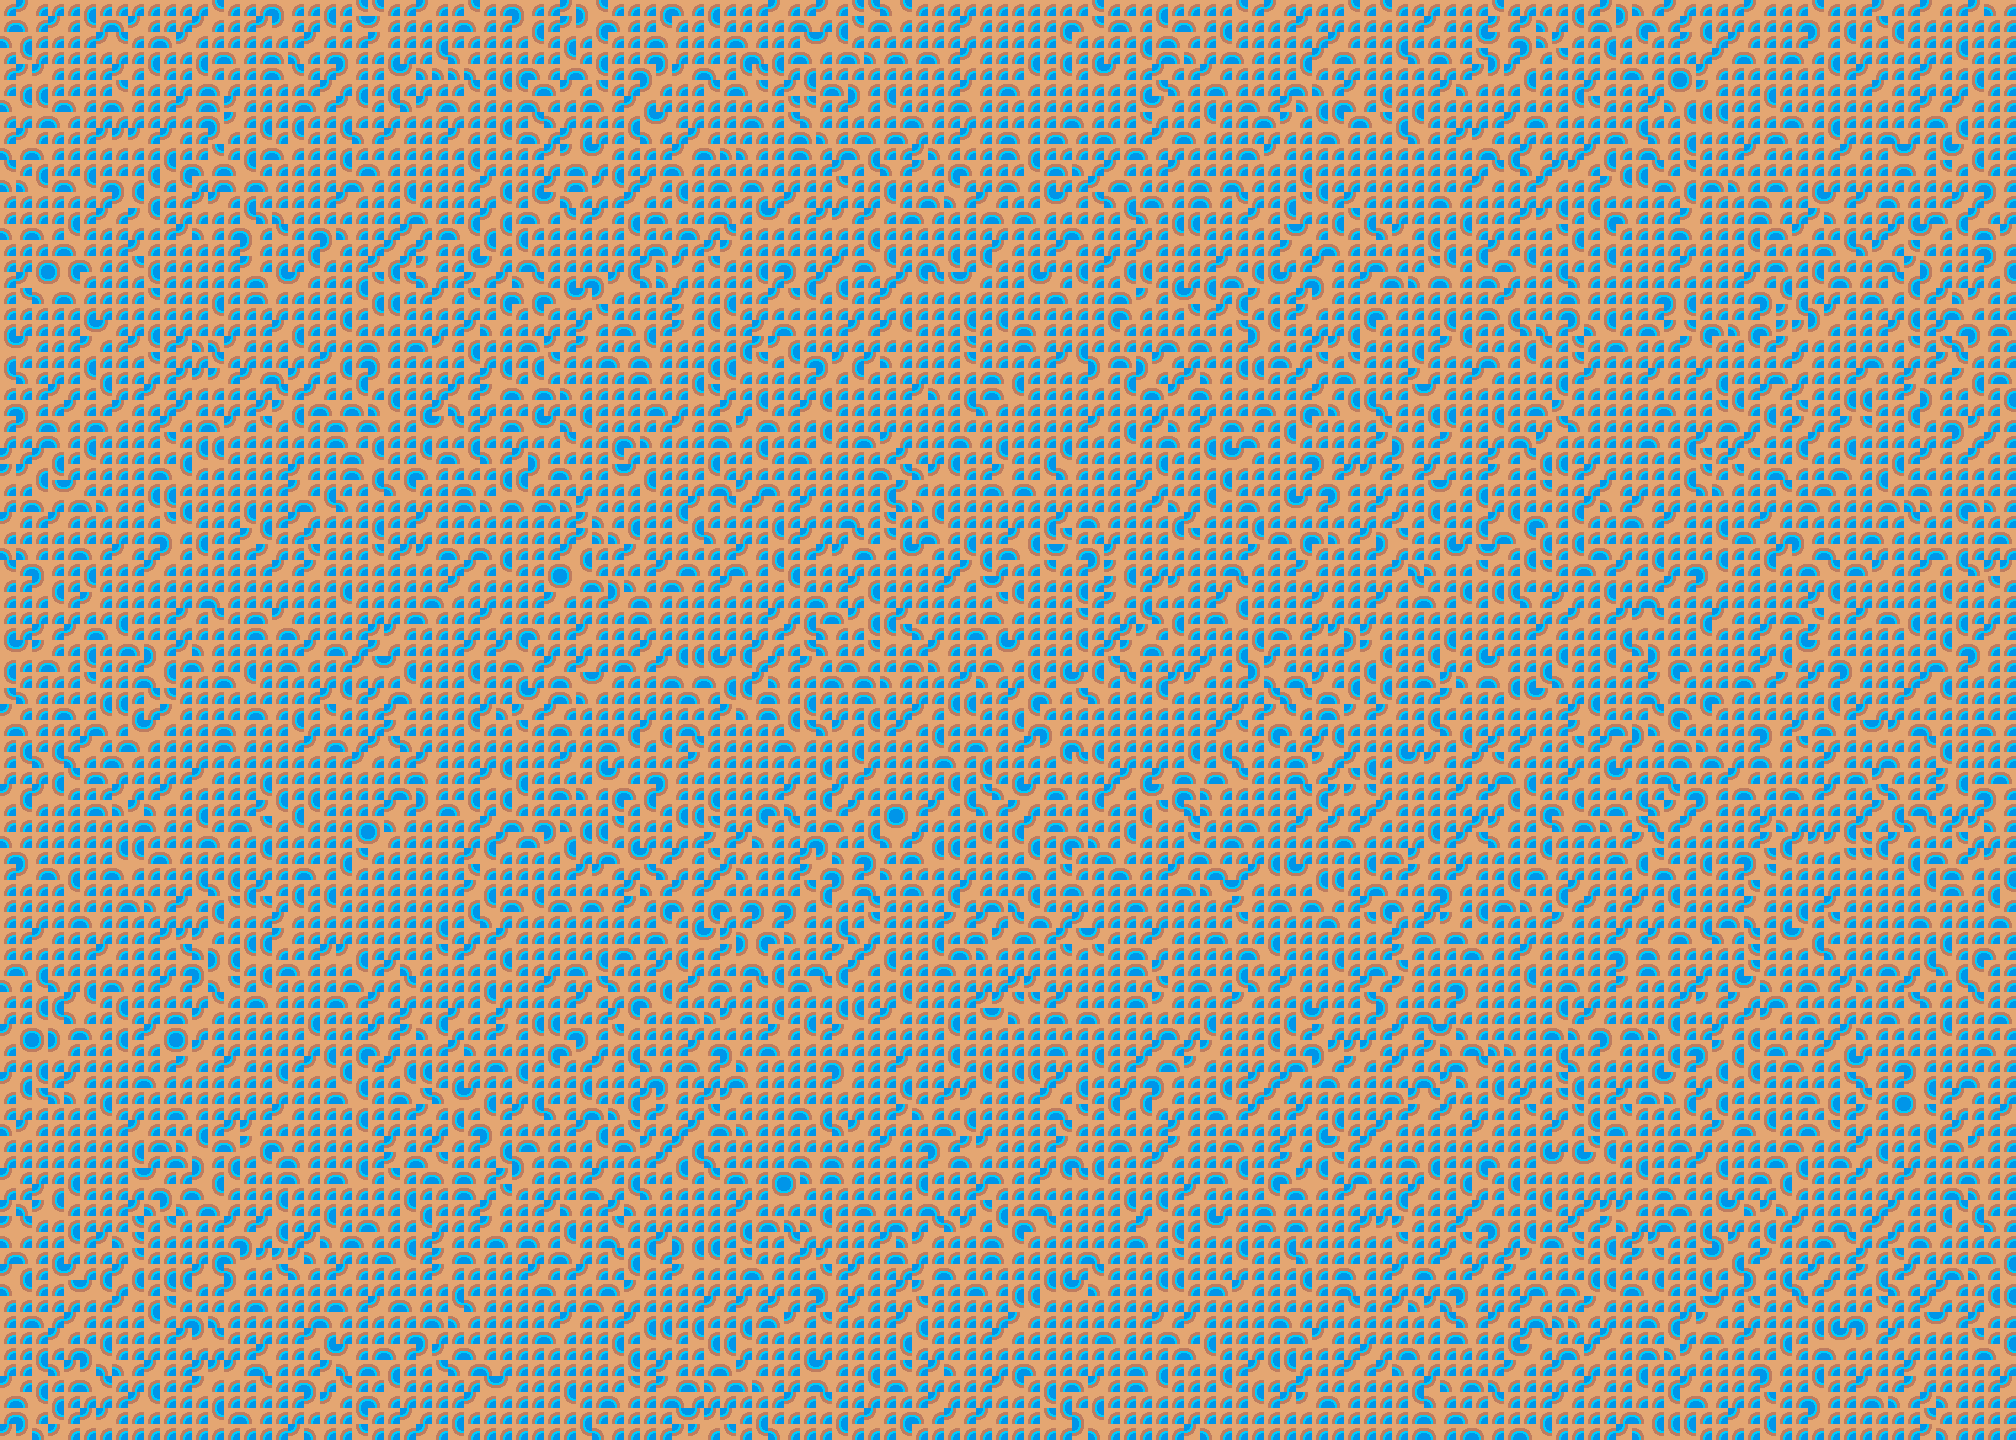

This game map was drawn from its Tiled (.tmx) file and the tilesets committed beside it. A one-line description and the trimmed map source follow:
An orthogonal 126x90 tile map with 16x16 px tiles, 5 tile layers (01_Ground, 02_Detail, 03_Structures, 04_Props, ...), 2 tilesets and 21 objects (4x enemy, 2x player, south_rail, gear_works, rift_gate, ...).

<map version="1.10" tiledversion="1.12.1" orientation="orthogonal" renderorder="right-down" width="126" height="90" tilewidth="16" tileheight="16" infinite="0" nextlayerid="12" nextobjectid="31">
 <properties>
  <property name="groundStyle" value="cave" />
 </properties>
 <tileset firstgid="1" source="tileset.tsx" />
 <tileset firstgid="91" source="objects.tsx" />
 <layer id="7" name="01_Ground" width="126" height="90">
  <data>[11340 cells, 11340 non-empty, 4 distinct tile ids]</data>
 </layer>
 <layer id="8" name="02_Detail" width="126" height="90"><data>[11340 cells, 0 non-empty, 0 distinct tile ids]</data></layer><layer id="9" name="03_Structures" width="126" height="90"><data>[11340 cells, 0 non-empty, 0 distinct tile ids]</data></layer><layer id="10" name="04_Props" width="126" height="90"><data>[11340 cells, 0 non-empty, 0 distinct tile ids]</data></layer><layer id="11" name="05_Foreground" width="126" height="90"><data>[11340 cells, 0 non-empty, 0 distinct tile ids]</data></layer><objectgroup id="1" name="features">
  <object id="1" name="south_rail" x="900" y="1100" width="220" height="180">
   <properties>
    <property name="kind" value="gate" />
    <property name="label" value="Fortress Rail" />
   </properties>
  </object>
  <object id="2" name="gear_works" x="240" y="520" width="260" height="420">
   <properties>
    <property name="kind" value="cliff" />
    <property name="label" value="Gear Works" />
   </properties>
  </object>
  <object id="3" name="rift_gate" x="1490" y="360" width="300" height="520">
   <properties>
    <property name="kind" value="gate" />
    <property name="label" value="Rift Conduit" />
   </properties>
  </object>
 </objectgroup>
 <objectgroup id="2" name="collisions">
  <object id="4" x="0" y="0" width="2016" height="70" />
  <object id="5" x="0" y="1370" width="2016" height="70" />
  <object id="6" x="0" y="0" width="70" height="1440" />
  <object id="7" x="1946" y="0" width="70" height="1440" />
  <object id="8" x="900" y="1100" width="220" height="180" />
  <object id="9" x="240" y="520" width="260" height="420" />
  <object id="10" x="1490" y="360" width="300" height="520" />
 </objectgroup>
 <objectgroup id="3" name="spawn_points">
  <object id="11" name="from_sky" type="player" x="1008" y="1328">
   <properties>
    <property name="spawnId" value="from_sky" />
   </properties>
  </object>
  <object id="28" name="from_rift" type="player" x="1642" y="300">
   <properties>
    <property name="spawnId" value="from_rift" />
   </properties>
  </object>
  <object id="12" name="enemy_1" type="enemy" x="760" y="980" />
  <object id="13" name="enemy_2" type="enemy" x="1160" y="780" />
  <object id="14" name="enemy_3" type="enemy" x="1360" y="620" />
  <object id="15" name="enemy_4" type="enemy" x="1700" y="420" />
 </objectgroup>
 <objectgroup id="4" name="doors">
  <object id="16" name="sky_fortress_return" x="972" y="1280" width="80" height="80">
   <properties>
    <property name="label" value="Sky Fortress" />
    <property name="targetZone" value="sky_fortress" />
    <property name="targetSpawn" value="from_sanctum" />
   </properties>
  </object>
  <object id="26" name="abyssal_rift_conduit" x="1560" y="360" width="80" height="80">
   <properties>
    <property name="label" value="Abyssal Rift" />
    <property name="requiredWorldFlag" value="frontier.command_rails_online" />
    <property name="targetZone" value="abyssal_rift" />
    <property name="targetSpawn" value="from_sanctum" />
    <property name="lockMessage" value="The conduit ahead pulses with unstable logic and rupture energy." />
   </properties>
  </object>
  <object id="29" name="the_void_conduit" x="1460" y="300" width="80" height="80">
   <properties>
    <property name="label" value="The Void" />
    <property name="requiredWorldFlag" value="frontier.void_gate_stable" />
    <property name="targetZone" value="the_void" />
    <property name="targetSpawn" value="from_sanctum" />
    <property name="lockMessage" value="A deeper conduit opens beyond the clockwork rails into the final dimensional breach." />
   </properties>
  </object>
 </objectgroup>
 <objectgroup id="5" name="npcs">
  <object id="17" name="clockmaker" x="620" y="980">
   <properties>
    <property name="npcId" value="clockmaker_echo" />
    <property name="displayName" value="Clockmaker Echo" />
   </properties>
  </object>
 </objectgroup>
 <objectgroup id="6" name="chests">
  <object id="18" name="resonance_cache" x="1540" y="360">
   <properties>
    <property name="gold" value="90" />
    <property name="potions" value="2" />
    <property name="keyItemReward" value="command_sigil" />
    <property name="message" value="A resonance vault cache holds crystal matrices and precision forge stock." />
   </properties>
  </object>
 </objectgroup>
</map>
